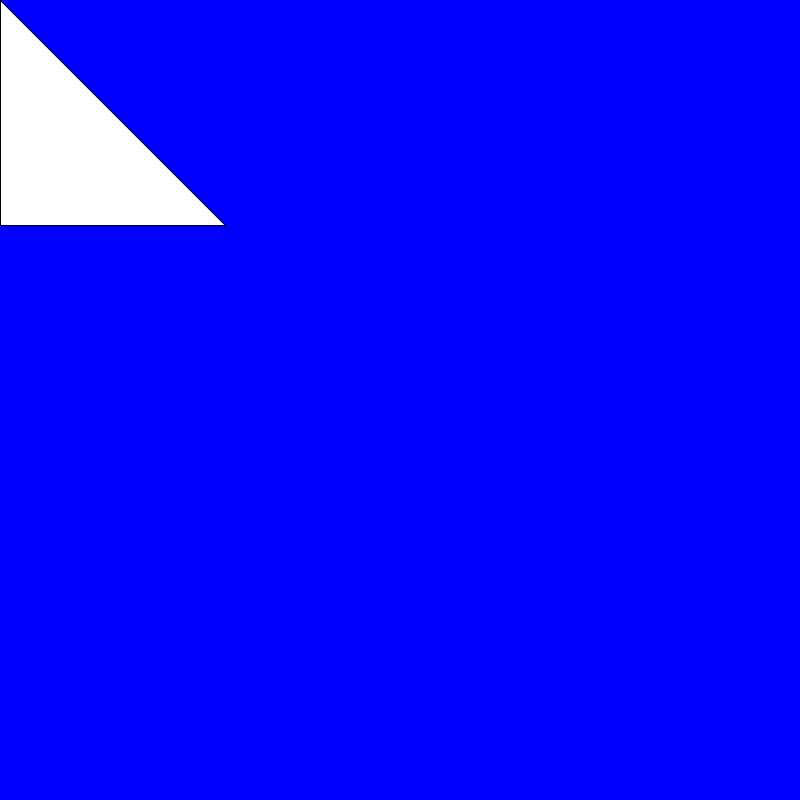
Frame 1 (no input)
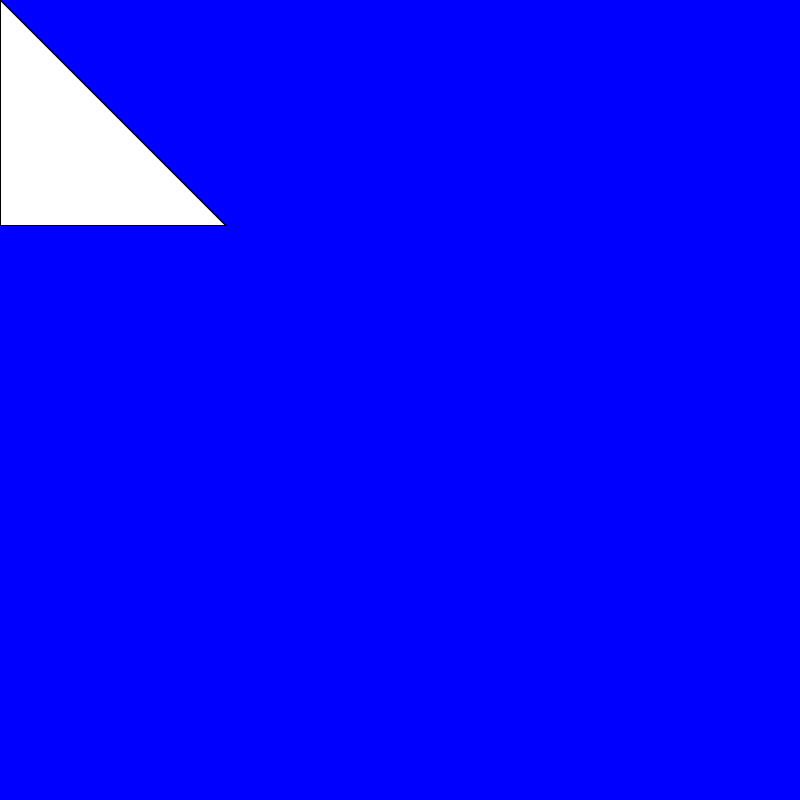
Frame 60 (the mouse pressed at the canvas centre just before this capture)
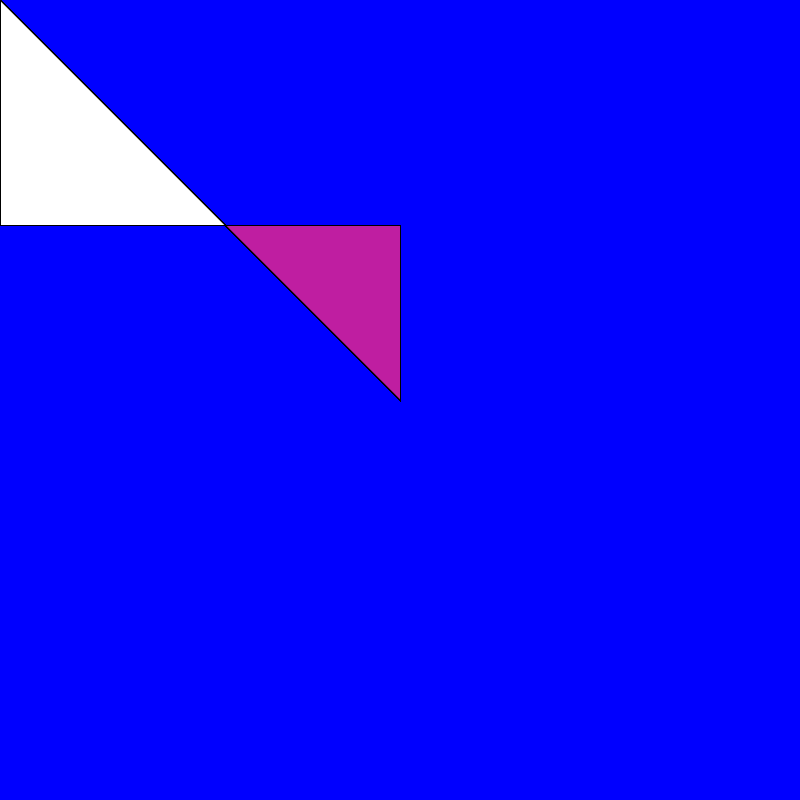
Frame 120 (the mouse held since frame 60 and released just before this capture)

The Processing sketch that drew these frames (run headless with seeded random() and noise(); from frame 60 on, the mouse is pressed at the canvas centre):

// Processing sketch: Conradsketch1
// ── Conradsketch1.pde
void setup() {
background(0, 0, 255);
if(mousePressed) {
  fill (random(255), random(255), random(255));
}
size(800, 800);
}
void draw(){
  if(mousePressed) {
    fill (random(255), random(255), random(255));
}

 else fill(255, 255, 255);
  triangle (mouseX, mouseY, mouseY, 225, 225, 225);
}
